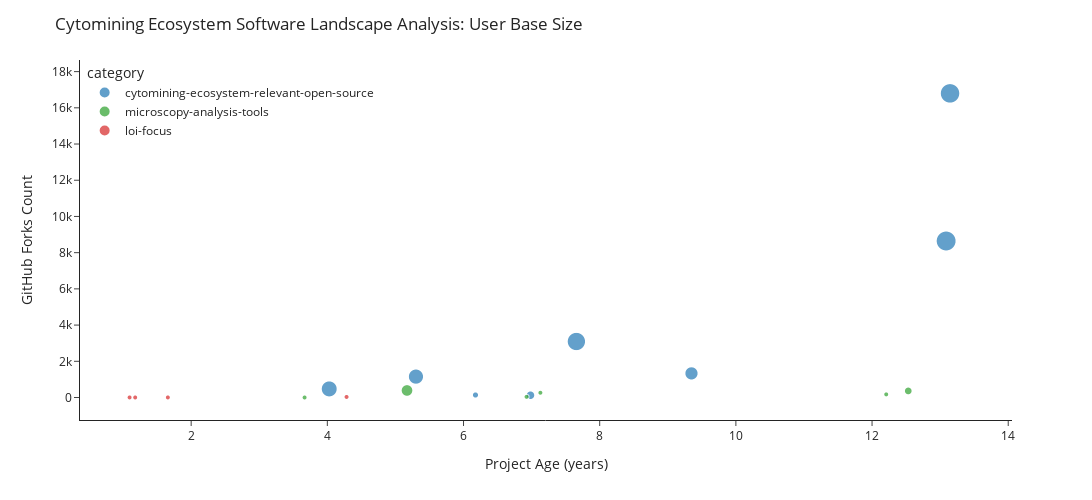

Notebook source saved alongside this figure:
### Code cell
# bubble scatter plot
fig = px.scatter(
    df_projects,
    hover_name="Project Name",
    x="Duration Created to Now in Years",
    y="GitHub Forks",
    size="GitHub Contributors",
    color="category",
    width=1250,
    height=500,
)

# set a minimum size for the plot points
fig.update_traces(marker=dict(sizemin=5))

# customize the chart layout
fig.update_layout(
    title=f"{title_prefix}: User Base Size",
    xaxis_title="Project Age (years)",
    yaxis_title="GitHub Forks Count",
    # set legend placement over chart for space conservation
    legend=dict(x=0.005, y=1.0005, traceorder="normal", bgcolor="rgba(0,0,0,0)"),
)

# export to html
plot(fig, filename=f"{export_dir}/maturity.html", auto_open=False)

# Show the chart
fig.show()

### Figure 1 — Plotly figure (JSON) as saved in the notebook; plotly's stock layout.template omitted (floating-point values rounded to 4 significant figures)
{"data": [{"hovertemplate": "<b>%{hovertext}</b><br><br>category=cytomining-ecosystem-relevant-open-source<br>Duration Created to Now in Years=%{x}<br>GitHub Forks=%{y}<br>GitHub Contributors=%{marker.size}<extra></extra>", "hovertext": ["pandas", "numpy", "arrow", "duckdb", "parquet-mr", "snakemake", "anndata", "parsl"], "legendgroup": "cytomining-ecosystem-relevant-open-source", "marker": {"color": "#1F77B4", "size": [411, 435, 366, 253, 189, 280, 43, 79], "sizemin": 5, "sizemode": "area", "sizeref": 1.087, "symbol": "circle"}, "mode": "markers", "name": "cytomining-ecosystem-relevant-open-source", "showlegend": true, "type": "scattergl", "x": [13.15, 13.09, 7.658, 5.301, 9.348, 4.027, 6.175, 6.984], "xaxis": "x", "y": [16798, 8644, 3094, 1154, 1332, 475, 138, 124], "yaxis": "y"}, {"hovertemplate": "<b>%{hovertext}</b><br><br>category=microscopy-analysis-tools<br>Duration Created to Now in Years=%{x}<br>GitHub Forks=%{y}<br>GitHub Contributors=%{marker.size}<extra></extra>", "hovertext": ["napari", "qupath", "CellProfiler", "ImageJ", "DeepProfiler", "BioProfiling.jl", "phenoripper"], "legendgroup": "microscopy-analysis-tools", "marker": {"color": "#2CA02C", "size": [150, 17, 66, 3, 11, 1, 0], "sizemin": 5, "sizemode": "area", "sizeref": 1.087, "symbol": "circle"}, "mode": "markers", "name": "microscopy-analysis-tools", "showlegend": true, "type": "scattergl", "x": [5.17, 7.129, 12.53, 12.21, 6.926, 3.666, 11.28], "xaxis": "x", "y": [389, 262, 363, 173, 37, 1, 1], "yaxis": "y"}, {"hovertemplate": "<b>%{hovertext}</b><br><br>category=loi-focus<br>Duration Created to Now in Years=%{x}<br>GitHub Forks=%{y}<br>GitHub Contributors=%{marker.size}<extra></extra>", "hovertext": ["pycytominer", "IDR_stream", "CytoTable", "CytoSnake"], "legendgroup": "loi-focus", "marker": {"color": "#D62728", "size": [22, 2, 4, 3], "sizemin": 5, "sizemode": "area", "sizeref": 1.087, "symbol": "circle"}, "mode": "markers", "name": "loi-focus", "showlegend": true, "type": "scattergl", "x": [4.282, 1.178, 1.096, 1.658], "xaxis": "x", "y": [32, 2, 4, 3], "yaxis": "y"}], "layout": {"height": 500, "legend": {"bgcolor": "rgba(0, 0, 0, 0)", "itemsizing": "constant", "title": {"text": "category"}, "tracegroupgap": 0, "traceorder": "normal", "x": 0.005, "y": 1.0}, "margin": {"t": 60}, "title": {"text": "Cytomining Ecosystem Software Landscape Analysis: User Base Size"}, "width": 1250, "xaxis": {"anchor": "y", "autorange": true, "domain": [0, 1], "range": [0.3762, 14.02], "title": {"text": "Project Age (years)"}, "type": "linear"}, "yaxis": {"anchor": "x", "autorange": true, "domain": [0, 1], "range": [-1242.0, 18640.0], "title": {"text": "GitHub Forks Count"}, "type": "linear"}}}
